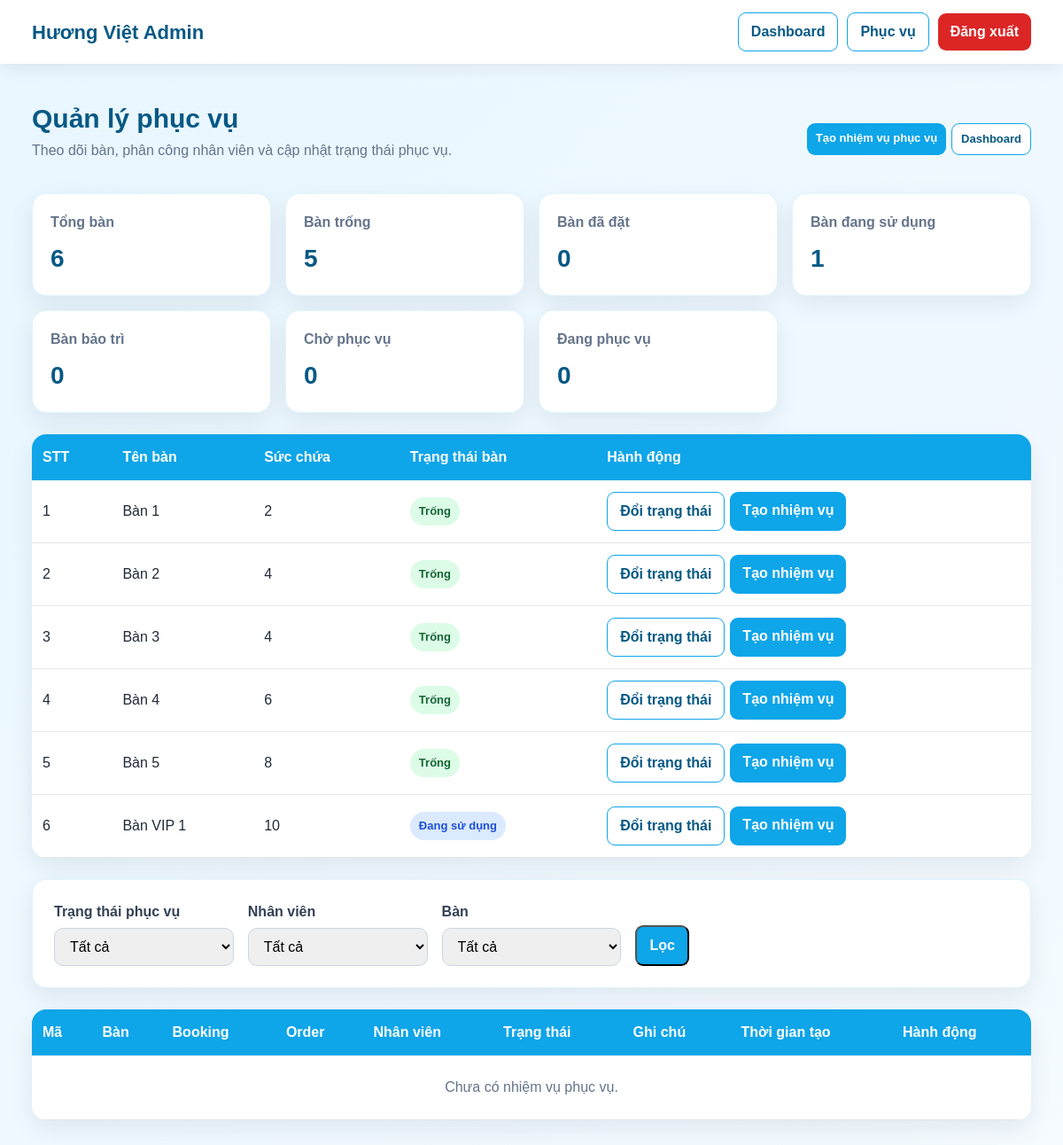
/admin/service/index.php (signed in), run on the app's committed database.
### tables this page shows
CREATE TABLE `tables_restaurant` (
  `id` int(11) NOT NULL,
  `table_name` varchar(50) DEFAULT NULL,
  `seats` int(11) DEFAULT NULL,
  `status` varchar(50) DEFAULT NULL,
  `capacity` int(11) DEFAULT NULL
);

### admin/auth.php (called while the page is built, shortened)
<?php
function e($value)
{
    return htmlspecialchars((string) $value, ENT_QUOTES, 'UTF-8');
}
?>

### admin/service/index.php (the view, shortened to what this page needs)
<?php
require_once __DIR__ . "/../auth.php";
require_once __DIR__ . "/_bootstrap.php";
$tableStats = array_fill_keys(tableValidStatuses(), 0);
$tableStatsResult = mysqli_query($conn, "SELECT status, COUNT(*) AS total FROM tables_restaurant GROUP BY status");
while ($tableStatsResult && $row = mysqli_fetch_assoc($tableStatsResult)) {
    if (isset($tableStats[$row['status']])) {
        $tableStats[$row['status']] = (int) $row['total'];
    }
}
$totalTables = array_sum($tableStats);
$waitingServices = 0;
$servingServices = 0;
$tables = mysqli_query($conn, "SELECT id, table_name, capacity, status FROM tables_restaurant ORDER BY id ASC");
?>
<main class="admin-container">
    <div class="d-flex flex-wrap justify-content-between align-items-center gap-3 admin-page-title">
        <div>
            <h1>Quản lý phục vụ</h1>
            <p>Theo dõi bàn, phân công nhân viên và cập nhật trạng thái phục vụ.</p>
        </div>
        <div class="admin-actions">
            <a class="admin-btn admin-btn-primary" href="/huongviet/admin/service/add.php">Tạo nhiệm vụ phục vụ</a>
            <a class="admin-btn admin-btn-outline" href="/huongviet/admin/dashboard.php">Dashboard</a>
        </div>
    </div>
    <div class="service-status-grid">
        <div class="service-card"><span>Tổng bàn</span><strong><?php echo (int) $totalTables; ?></strong></div>
        <div class="service-card"><span>Bàn trống</span><strong><?php echo $tableStats['Trống']; ?></strong></div>
        <div class="service-card"><span>Bàn đã đặt</span><strong><?php echo $tableStats['Đã đặt']; ?></strong></div>
        <div class="service-card"><span>Bàn đang sử dụng</span><strong><?php echo $tableStats['Đang sử dụng']; ?></strong></div>
        <div class="service-card"><span>Bàn bảo trì</span><strong><?php echo $tableStats['Bảo trì']; ?></strong></div>
        <div class="service-card"><span>Chờ phục vụ</span><strong><?php echo (int) $waitingServices; ?></strong></div>
        <div class="service-card"><span>Đang phục vụ</span><strong><?php echo (int) $servingServices; ?></strong></div>
    </div>
    <div class="admin-table-card mb-4">
        <div class="table-responsive">
            <table class="admin-table">
                <thead>
                    <tr>
                        <th>STT</th>
                        <th>Tên bàn</th>
                        <th>Sức chứa</th>
                        <th>Trạng thái bàn</th>
                        <th>Hành động</th>
                    </tr>
                </thead>
                <tbody>
                    <?php $stt = 1; ?>
                    <?php while ($table = mysqli_fetch_assoc($tables)) { ?>
                        <tr>
                            <td><?php echo $stt++; ?></td>
                            <td><?php echo e($table['table_name']); ?></td>
                            <td><?php echo (int) $table['capacity']; ?></td>
                            <td><span class="admin-badge <?php echo tableStatusBadge($table['status']); ?>"><?php echo e($table['status']); ?></span></td>
                            <td>
                                <div class="service-actions">
                                    <a class="admin-btn admin-btn-outline" href="/huongviet/admin/service/table_status.php?id=<?php echo (int) $table['id']; ?>">Đổi trạng thái</a>
                                    <a class="admin-btn admin-btn-primary" href="/huongviet/admin/service/add.php?table_id=<?php echo (int) $table['id']; ?>">Tạo nhiệm vụ</a>
                                </div>
                            </td>
                        </tr>
                    <?php } ?>
                </tbody>
            </table>
        </div>
    </div>
    <div class="admin-card">
        <form class="admin-filter-form" method="get">
            <div>
                <label>Trạng thái phục vụ</label>
                <select name="service_status">
                    <option value="">Tất cả</option>
                </select>
            </div>
            <div>
                <label>Nhân viên</label>
                <select name="staff_id">
                    <option value="0">Tất cả</option>
                </select>
            </div>
            <div>
                <label>Bàn</label>
                <select name="table_id">
                    <option value="0">Tất cả</option>
                </select>
            </div>
            <div>
                <button class="admin-btn admin-btn-primary" type="submit">Lọc</button>
            </div>
        </form>
    </div>
    <div class="admin-table-card service-task-list">
        <div class="table-responsive">
            <table class="admin-table">
                <thead>
                    <tr>
                        <th>Mã</th>
                        <th>Bàn</th>
                        <th>Booking</th>
                        <th>Order</th>
                        <th>Nhân viên</th>
                        <th>Trạng thái</th>
                        <th>Ghi chú</th>
                        <th>Thời gian tạo</th>
                        <th>Hành động</th>
                    </tr>
                </thead>
                <tbody>
                    <?php $hasTask = false; ?>
                    <?php if (!$hasTask) { ?>
                        <tr><td colspan="9" class="text-center text-muted py-4">Chưa có nhiệm vụ phục vụ.</td></tr>
                    <?php } ?>
                </tbody>
            </table>
        </div>
    </div>
</main>

### assets/css/admin/base.css (style rules this page uses)
body { margin: 0; background: linear-gradient(135deg, #e8f6ff, #f5fbff); color: #1f2937; font-family: Arial, sans-serif; }
.admin-container, main.container, .navbar .container { width: min(1280px, 94%); max-width: none; }
.admin-container, main.container { margin: 0 auto; padding: 20px 0 50px !important; }
.admin-page-title { margin-bottom: 20px; }
.admin-page-title h1, main h1.h3 { margin: 0 0 6px; font-size: 30px; font-weight: 900; color: #075985; }
.admin-page-title p, main .text-muted { color: #64748b !important; }
.admin-card, .card { background: #ffffff; border-radius: 16px !important; padding: 0; box-shadow: 0 10px 28px rgba(15, 23, 42, 0.08) !important; border: 1px solid rgba(14, 165, 233, 0.12) !important; margin-bottom: 24px; }
.admin-card { padding: 24px; }
.admin-table-card { background: white; border-radius: 16px; overflow: hidden; box-shadow: 0 10px 28px rgba(15, 23, 42, 0.08); }
.admin-table, .table { width: 100%; margin: 0; border-collapse: collapse; }
.admin-table thead, .table thead, .table-light { background: #0ea5e9 !important; color: white !important; }
.admin-table th, .table th { padding: 14px 12px; font-weight: 800; white-space: nowrap; }
.admin-table td, .table td { padding: 13px 12px; vertical-align: middle; border-bottom: 1px solid #e5e7eb; }
.admin-btn, .btn { display: inline-block; padding: 9px 14px; border-radius: 9px !important; text-decoration: none; font-weight: 700; cursor: pointer; transition: 0.2s; }
.admin-btn-primary { background: #0ea5e9; color: white; }
.admin-btn-outline { background: white; color: #075985; border: 1px solid #0ea5e9; }
.admin-actions, .btn-group, .d-flex.flex-wrap.gap-1, .d-flex.flex-wrap.gap-2 { display: flex; flex-wrap: wrap; gap: 6px; }
.admin-actions .admin-btn, .btn-sm, .btn-group-sm > .btn { padding: 7px 10px; font-size: 13px; }
.admin-badge, .badge { display: inline-block; padding: 6px 10px; border-radius: 999px; font-size: 13px; font-weight: 800; }
.admin-badge-success, .text-bg-success { background: #dcfce7 !important; color: #166534 !important; }
.admin-badge-primary, .text-bg-primary { background: #dbeafe !important; color: #1d4ed8 !important; }
.admin-filter-form { display: grid; grid-template-columns: repeat(5, 1fr); gap: 16px; align-items: end; }
.admin-filter-form label, .form-label { font-weight: 700; color: #334155; margin-bottom: 6px; }
.admin-filter-form input, .admin-filter-form select, .form-control, .form-select { width: 100%; border: 1px solid #cbd5e1; border-radius: 10px; padding: 11px 13px; outline: none; }

### assets/css/admin/service.css (style rules this page uses)
.service-status-grid { display: grid; grid-template-columns: repeat(4, 1fr); gap: 16px; margin-bottom: 24px; }
.service-card { background: #ffffff; border-radius: 16px; padding: 20px; box-shadow: 0 10px 28px rgba(15, 23, 42, 0.08); border: 1px solid rgba(14, 165, 233, 0.12); }
.service-card span { display: block; color: #64748b; font-weight: 700; margin-bottom: 8px; }
.service-card strong { color: #075985; font-size: 28px; font-weight: 900; }
.service-task-list td { vertical-align: middle; }
.service-actions { display: flex; flex-wrap: wrap; gap: 6px; }

### data on the page
tables_restaurant: table_name "Bàn 1", capacity "2", status "Trống"
tables_restaurant: table_name "Bàn 2", capacity "4", status "Trống"
tables_restaurant: table_name "Bàn 3", capacity "4", status "Trống"
tables_restaurant: table_name "Bàn 4", capacity "6", status "Trống"
tables_restaurant: table_name "Bàn 5", capacity "8", status "Trống"
tables_restaurant: table_name "Bàn VIP 1", capacity "10", status "Đang sử dụng"

### other printed values
$totalTables "6"
$tableStats['Trống'] "5"
$tableStats['Đã đặt'] "0"
$tableStats['Đang sử dụng'] "1"
$tableStats['Bảo trì'] "0"
$waitingServices "0"
$servingServices "0"
